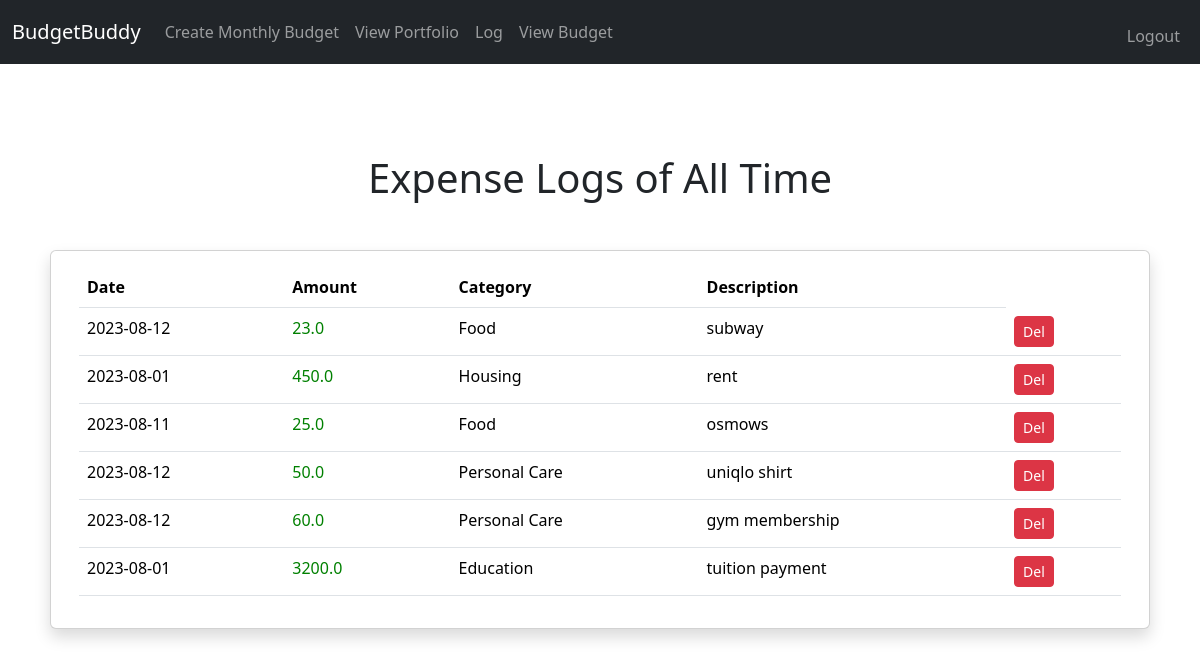
/expenses (signed in), run on the app's committed database.
### tables this page shows
CREATE TABLE expenses (id INTEGER PRIMARY KEY NOT NULL, user_id INTEGER NOT NULL, amount REAL NOT NULL, date DATE NOT NULL, category TEXT NOT NULL, description TEXT, FOREIGN KEY (user_id) REFERENCES users(id));

### app.py (the view)
@app.route("/expenses")
@login_required
def expenses():
    rows = db.execute("SELECT id, date, amount, category, description FROM expenses")
    return render_template("expense.html", rows=rows)

### helpers.py (called while the page is built)
def login_required(f):
    @wraps(f)
    def decorated_function(*args, **kwargs):
        if session.get("user_id") is None:
            return redirect("/login")
        return f(*args, **kwargs)
    return decorated_function

### templates/expense.html
{% extends "layout.html" %}
{% block main %}
    <div class="container">
        <div class="row">
            <div class="d-flex justify-content-center">
                <h1>
                    Expense Logs of All Time
                </h1>
            </div>
        </div>
        <div class="row">
            <div class="card shadow rounded mx-auto">
                <div class="card-body">
                    <table class="table">
                        <thead>
                            <tr>
                                <th scope="col">Date</th>
                                <th scope="col">Amount</th>
                                <th scope="col">Category</th>
                                <th scope="col">Description</th>
                            </tr>
                        </thead>
                        <tbody>
                            {% for expense_row in rows %}
                                <tr>
                                    <td>{{ expense_row.date }}</td>
                                    <td style="color: green">{{ expense_row.amount }}</td>
                                    <td>{{ expense_row.category }}</td>
                                    <td>{{ expense_row.description }}</td>
                                    <td>
                                        <form action="{{ url_for('delete', table='expenses', id=expense_row.id) }}" method="POST">
                                            <button type="submit" class="btn btn-danger btn-sm">Del</button>
                                        </form>
                                    </td>
                                </tr>
                            {% endfor%}
                        </tbody>
                    </table>
                </div>
            </div>
        </div>
    </div>
{% endblock %}

### templates/layout.html (shortened to what this page needs)
<!DOCTYPE html>
<html lang="en">
    <head>
            <link href="/static/styles.css" rel="stylesheet">
            <link href="https://cdn.jsdelivr.net/npm/bootstrap@5.3.1/dist/css/bootstrap.min.css" rel="stylesheet">
    </head>
    <body>
            <nav class="navbar navbar-expand-lg navbar-dark bg-dark">
                <div class="container-fluid">
                <a class="navbar-brand" href="/">  BudgetBuddy</a>
                <div class="collapse navbar-collapse" id="navbarSupportedContent">
                {% if session["user_id"] %}
                    <ul class="navbar-nav mr-auto">
                        <li class="nav-item active">
                        <a class="nav-link" href="/create_budget">Create Monthly Budget</a>
                        </li>
                        <li class="nav-item">
                        <a class="nav-link" href="/">View Portfolio</a>
                        </li>
                        <li class="nav-item">
                            <a class="nav-link" href="/log">Log</a>
                        </li>
                        <li class="nav-item">
                            <a class="nav-link" href="/view_budget">View Budget</a>
                        </li>
                    </ul>
                    <ul class="navbar-nav ms-auto mt-2">
                        <li class="nav-item mr-sm-2">
                            <a class="nav-link" href="/logout">Logout</a>
                        </li>
                    </ul>
                {% endif %}
                </div>
                </div>
            </nav>
        {% block main %} {% endblock %}
    </body>
</html>

### static/styles.css (style rules this page uses)
.container { padding-top: 70px; }
.row { padding: 20px; }
.card-body { overflow-y: auto; }

### data on the page
expenses: date "2023-08-12", amount "23.0", category "Food", description "subway"
expenses: date "2023-08-01", amount "450.0", category "Housing", description "rent"
expenses: date "2023-08-11", amount "25.0", category "Food", description "osmows"
expenses: date "2023-08-12", amount "50.0", category "Personal Care", description "uniqlo shirt"
expenses: date "2023-08-12", amount "60.0", category "Personal Care", description "gym membership"
expenses: date "2023-08-01", amount "3200.0", category "Education", description "tuition payment"
